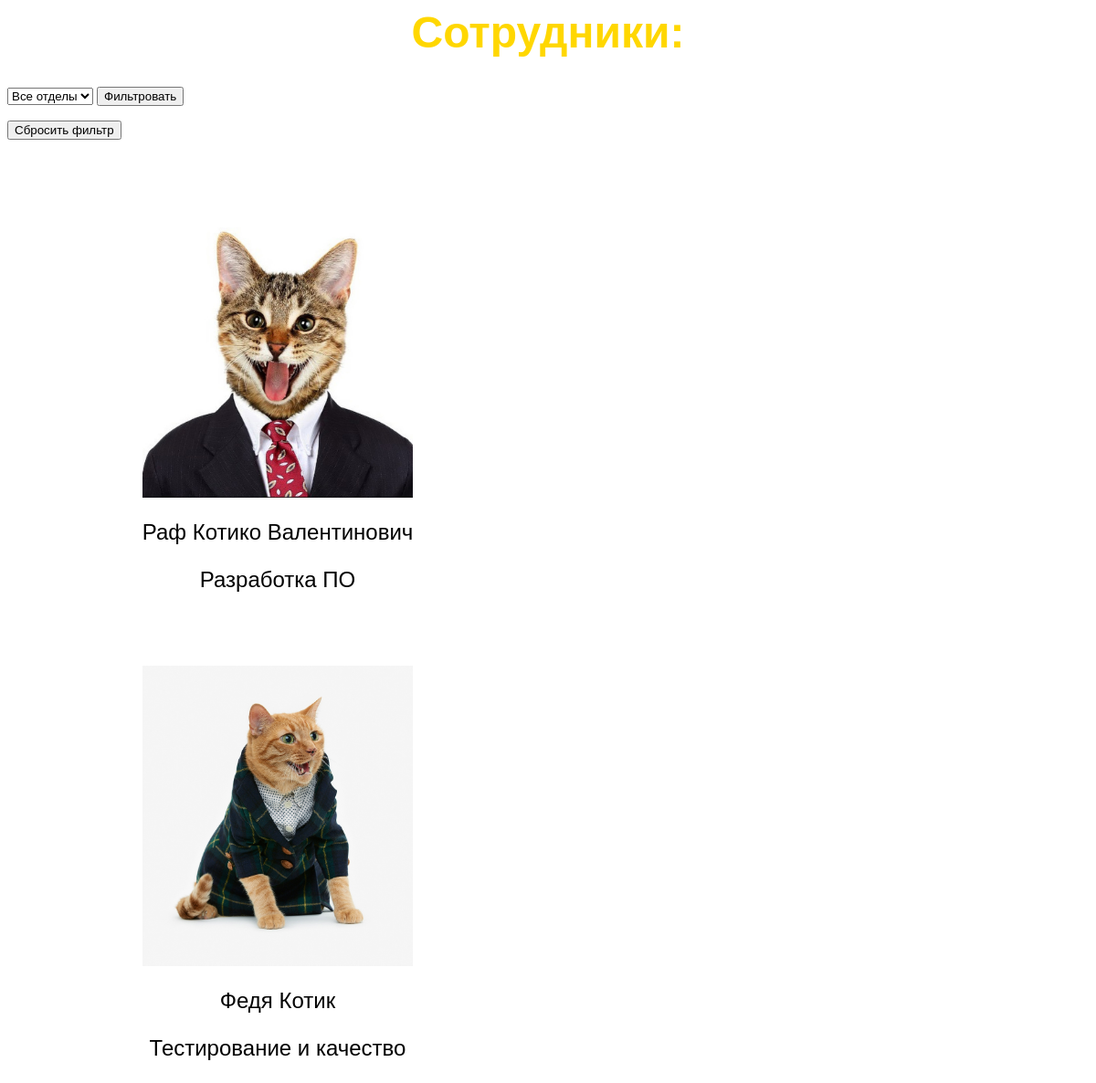
Screenshot of /filter_employees/ with the database file from the repository.
### spiderapp/models.py (models this page shows, shortened)
class Employee(models.Model):
    last_name = models.CharField(max_length=100)
    first_name = models.CharField(max_length=100)
    middle_name = models.CharField(max_length=100, blank=True)  # Отчество (может быть пустым)
    photo = models.ImageField(upload_to='employee_photos/')
    department = models.ForeignKey(Department, on_delete=models.CASCADE)

class Department(models.Model):
    name = models.CharField(max_length=100)
    floor = models.IntegerField()
    def __str__(self):
        return self.name

### spiderapp/views.py (the view)
# urls.py: path('filter_employees/', views.filter_employees, name='filter_employees'),
def filter_employees(request):
    department_id = request.GET.get('department')  # Получаем значение поля department из запроса
    employees = Employee.objects.all()
    if department_id:
        employees = employees.filter(department_id=department_id)  # Фильтрация сотрудников по значению department_id
    context = {
        'employees': employees,
    }
    return render(request, 'spiderapp/employee.html', context)

### spiderapp/templates/spiderapp/employee.html (shortened to what this page needs)
{% load static %}
<html lang="en">
<head>
    <link rel="stylesheet" href="{% static 'css/employee.css' %}">
</head>
<body>
<h1>Сотрудники:</h1>
<form action="{% url 'filter_employees' %}" method="GET">
    <select name="department">
    <option value="" {% if not department_id %}selected{% endif %}>Все отделы</option>
</select>
    <button type="submit">Фильтровать</button>
</form>
<form action="{% url 'employees' %}" method="GET">
    <button type="submit">Сбросить фильтр</button>
</form>
<div class="employee-container">
  {% for employee in employees %}
  <div>
    <img class="employee-photo" src="{{ employee.photo.url }}">
    <p class="employee-info">{{ employee.first_name }} {{ employee.last_name }} {{ employee.middle_name }}</p>
    <p class="employee-info">{{ employee.department }}</p>
  </div>
  {% endfor %}
</div>
</body>
</html>

### spiderapp/static/css/employee.css (style rules this page uses)
div.employee-container { width: 50%; float: left; text-align: center; }
img.employee-photo { display: block; margin-top: 80px; margin-left: auto; margin-right: auto; max-width: 50%; max-height: 50%; }
p.employee-info { font-family: 'Better VCR', sans-serif; color: #000000; font-size: 150%; text-align: center; }
h1 { text-align: center; font-family: 'Better VCR', sans-serif; color: #FFD700;; font-size: 300%; }

### rows the page displays
Employee: photo (picture), first_name "Раф", last_name "Котико", middle_name "Валентинович", department "Разработка ПО"
Employee: photo (picture), first_name "Федя", last_name "Котик", department "Тестирование и качество"
